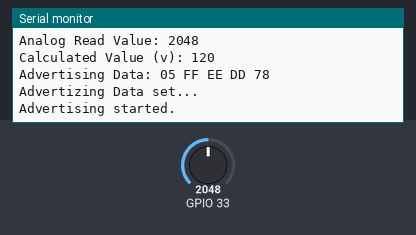
Simulated run of this sketch. Board: ESP32. Parts: the last lines printed to the serial monitor. The inputs (shaded band) are chosen by the test bench; at power-on: GPIO 33 = 2048. Nothing arrives over Bluetooth unless stated; a phone connects over Bluetooth LE 3 s after start.

Above: at 1.2 s.
1.3 s: GPIO 33 set to 2866
At 2.3 s:
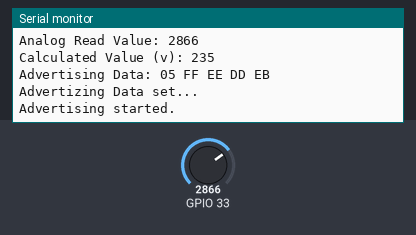
3.0 s: GPIO 33 set to 4095
At 3.5 s:
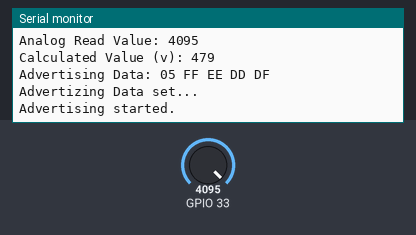
4.6 s: GPIO 33 set to 1228
At 5.5 s:
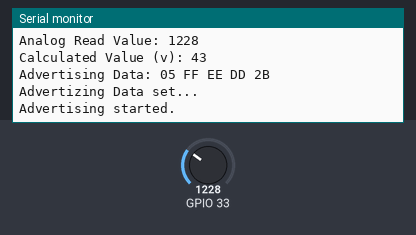
Timing chart, 0 to 7.6 s (numbered marks = the images above; inputs shaded):
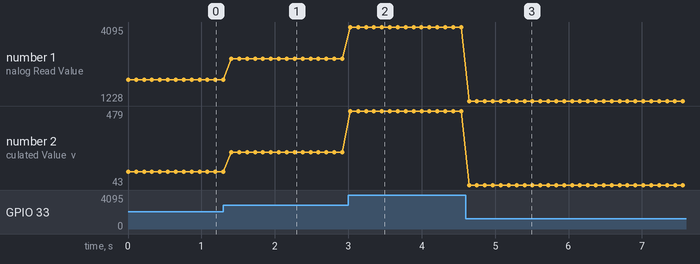

The sketch:

atom_lite_dfplayer_sender.ino
```cpp
#include <M5Atom.h>
#include <BLEDevice.h>
#include <BLEServer.h>
#include <esp_sleep.h>

#define T_PERIOD 100  // 送信間隔（ミリ秒）
// #define S_PERIOD 10                // 休止間隔

void setAdvData(BLEAdvertising *pAdvertising, int value) {
  BLEAdvertisementData oAdvertisementData = BLEAdvertisementData();
  oAdvertisementData.setFlags(0x06);  // BR_EDR_NOT_SUPPORTED | LE General Discoverable Mode
  std::string strServiceData = "";
  strServiceData += (char)0x05;   // データの長さ
  strServiceData += (char)0xff;   // データタイプ 0xFF: Manufacturer specific data
  strServiceData += (char)0xee;   // 製造者IDの下位バイト
  strServiceData += (char)0xdd;   // 製造者IDの上位バイト
  strServiceData += (char)value;  // 引数の値(1バイト)
  // ここでアドバタイジングデータをシリアルモニタに表示
  Serial.print("Advertising Data: ");
  for (size_t i = 0; i < strServiceData.length(); i++) {
    Serial.printf("%02X ", (unsigned char)strServiceData[i]);
  }
  Serial.println();  // 改行
  oAdvertisementData.addData(strServiceData);
  pAdvertising->setAdvertisementData(oAdvertisementData);
}

void setup() {
  M5.begin();
  Serial.begin(115200);
  BLEDevice::init("ATOM-LITE-SENDER");  // デバイスを初期化
  Serial.println("Device Initialize started...");
}

void loop() {
  int value = analogRead(33);  // アナログ値を読み取る
  Serial.print("Analog Read Value: ");
  Serial.println(value);

  int v = int((value * value * 30) / (1024 * 1024));  // 平方根を計算
  Serial.print("Calculated Value (v): ");
  Serial.println(v);

  // BLEサーバーを生成（すでに存在しない場合）
  static BLEServer *pServer = nullptr;
  if (!pServer) {
    pServer = BLEDevice::createServer();
    Serial.println("Server created...");
  }

  BLEAdvertising *pAdvertising = pServer->getAdvertising();  // アドバタイズオブジェクトを取得
  setAdvData(pAdvertising, v);                               // アドバタイジングデーターをセット
  Serial.println("Advertizing Data set...");

  pAdvertising->start();  // アドバタイズ開始
  Serial.println("Advertising started.");
  delay(T_PERIOD);       // アドバタイジング開始を確実にするための遅延
  pAdvertising->stop();  // アドバタイズ停止
  Serial.println("Advertising stopped.");
}
```

Measured:
- after the input at 1.3 s, the serial monitor: prints a new line after 0.11 s (image 1)
- after the input at 3.0 s, the serial monitor: prints a new line at once (image 2)
- after the input at 4.6 s, the serial monitor: prints a new line after 0.05 s (image 3)
- plotted number 1: 2048 → 2866 after the input at 1.3 s, 2866 → 4095 after the input at 3.0 s, 4095 → 1228 after the input at 4.6 s
- plotted number 2: 120 → 235 after the input at 1.3 s, 235 → 479 after the input at 3.0 s, 479 → 43 after the input at 4.6 s
